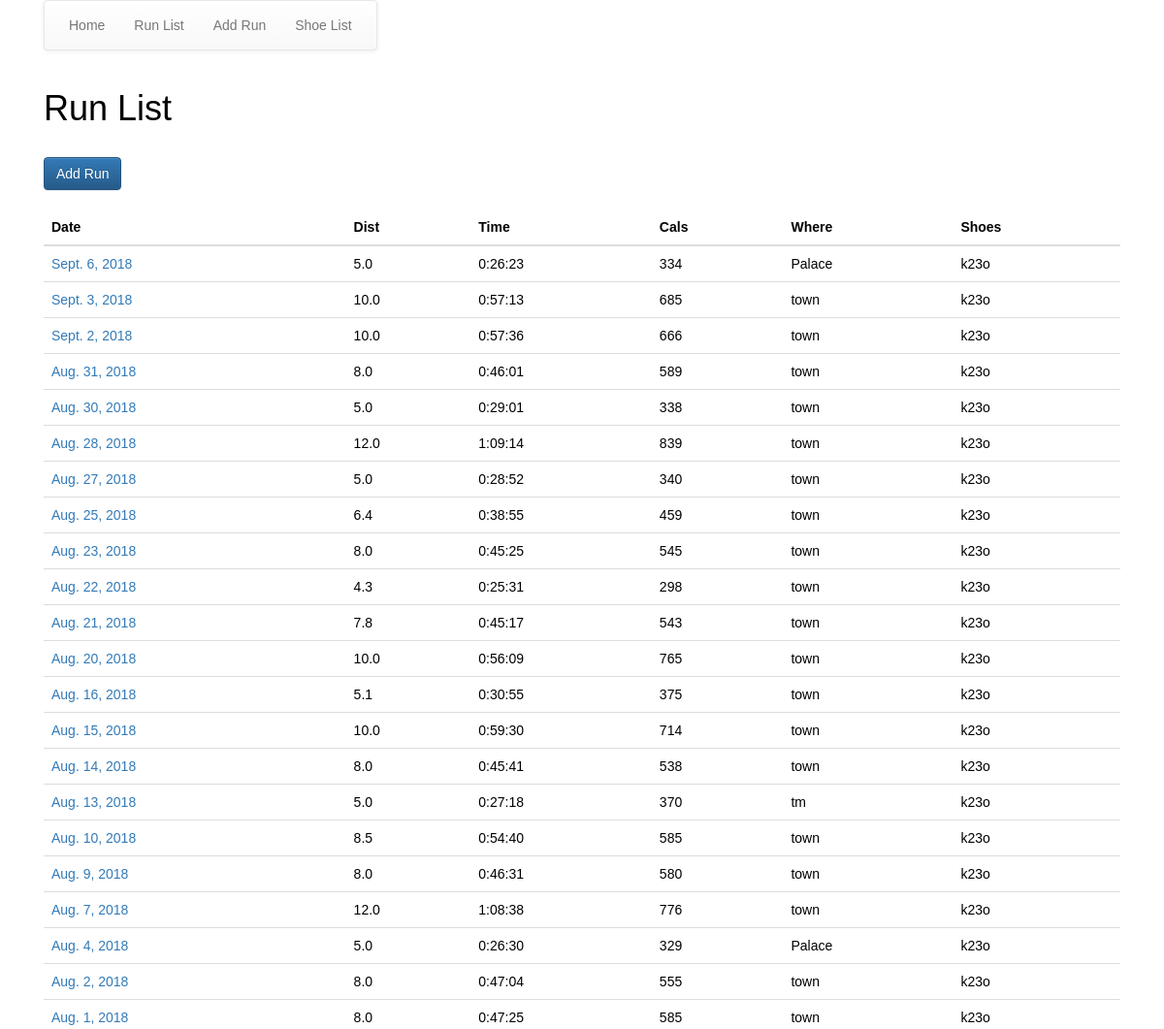
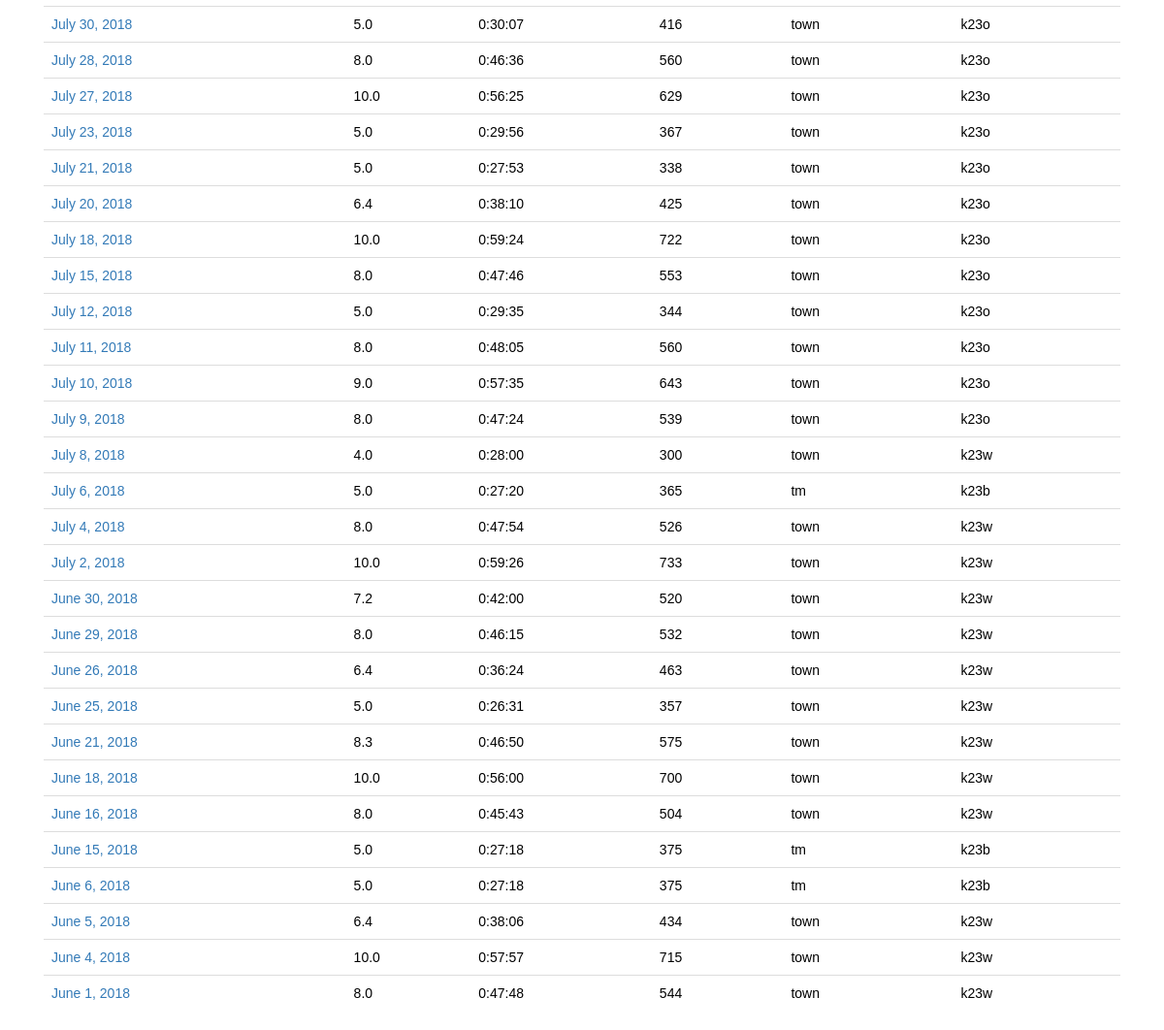
/run_app/run_list/, run on an earlier commit of the app's database (2 pictures, top to bottom).
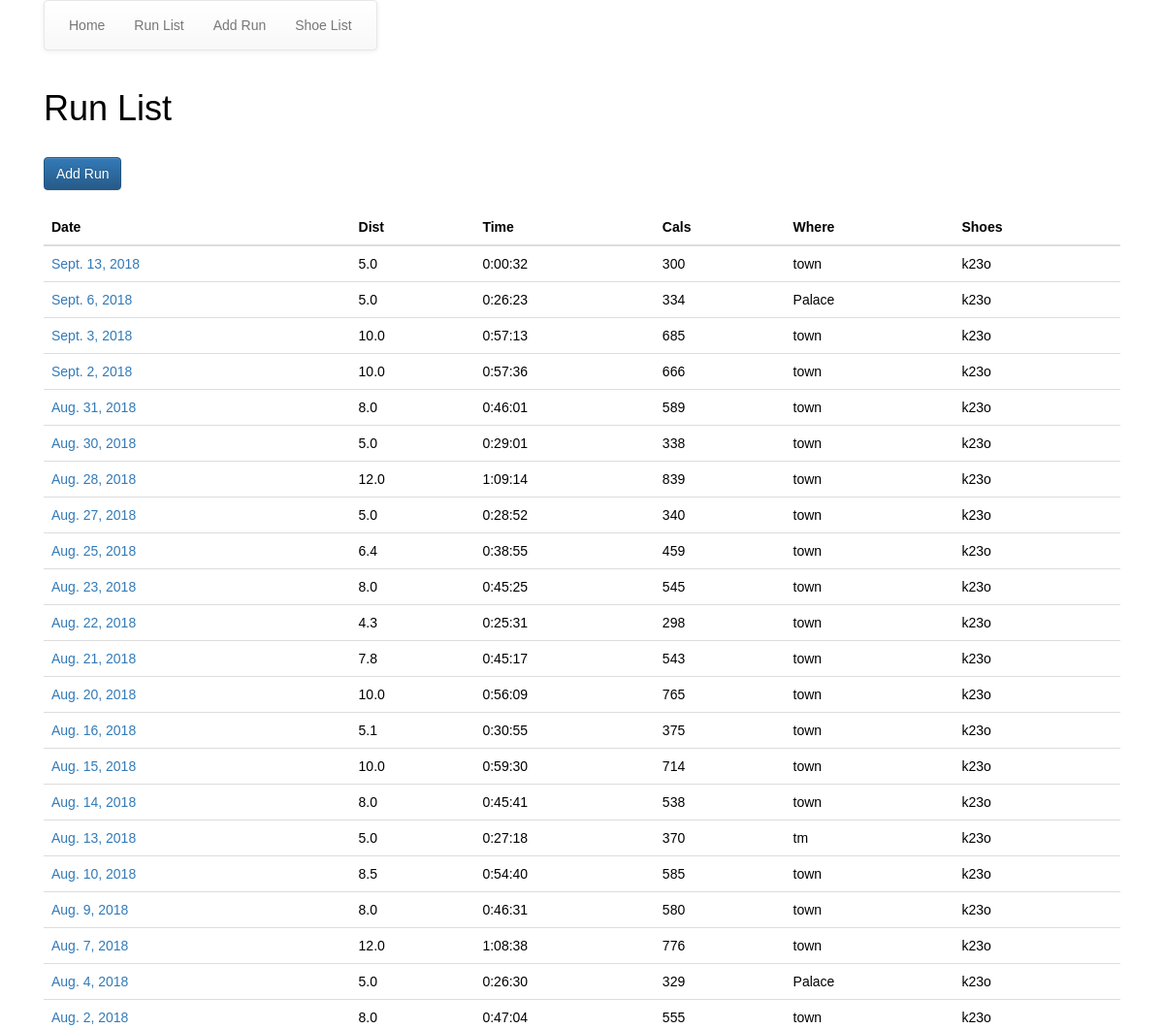
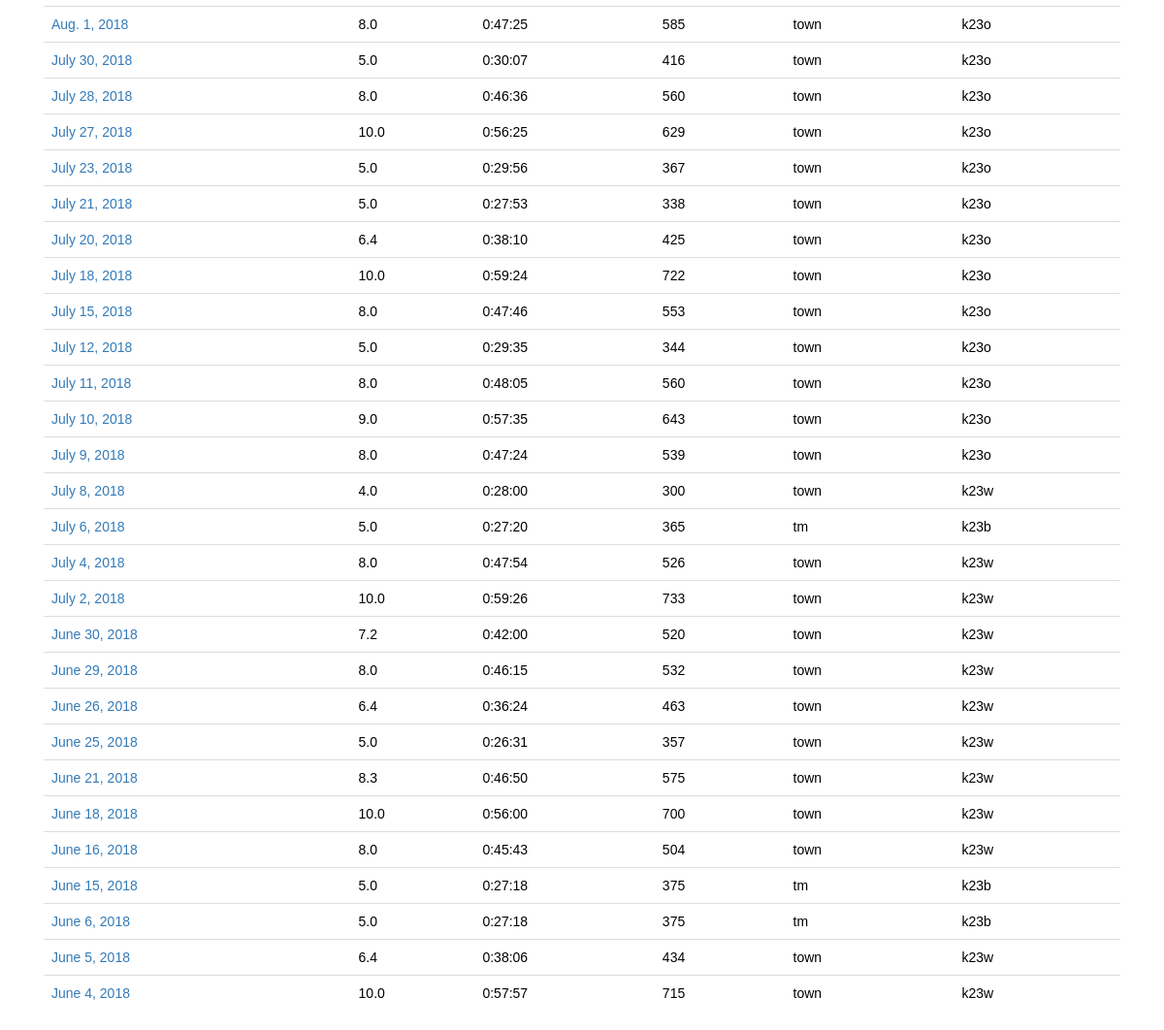
And on a later commit of the database (2 pictures, top to bottom).
### run_app/models.py (models this page shows, shortened)
class Run(models.Model):
    LOCATION_CHOICES = (
    ('1','town'),
    ('2','palace'),
    ('3','tamagawa'),
    ('4','tm')
    )
    date = models.DateField()
    dist = models.FloatField()
    time = models.DurationField()
    cals = models.PositiveIntegerField()
    shoes = models.ForeignKey(Shoes, on_delete=models.CASCADE,related_name='run')
    location = models.CharField(choices=LOCATION_CHOICES, max_length=30)

class Shoes(models.Model):
    name = models.CharField(max_length=30, unique=True)
    active = models.BooleanField()
    main_shoe = models.BooleanField(default=False)
    def __str__(self):
        return self.name

### run_app/views.py (the view)
class RunListView(ListView):
    model = Shoes
    queryset = Run.objects.all().order_by('-date')
    paginate_by = 50

### run_app/templates/run_app/run_list.html
{%extends "run_app/base.html"%}
{%load staticfiles%}
{%block body_block%}
<h1>Run List</h1>
<br>
<a href="{% url 'run_app:add_run' %}"> <button class="btn btn-primary">Add Run</button></a>
<br>
<br>
<table class="table">
  <thead>
    <th>Date</th>
    <th>Dist</th>
    <th>Time</th>
    <th>Cals</th>
    <th>Where</th>
    <th>Shoes</th>
  </thead>
  <tbody>
    {%for run in run_list%}
    <tr>
      <td><a href='/run_app/update_run/{{run.id}}/'>{{run.date}}</td>
      <td>{{run.dist}}</td>
      <td>{{run.time}}</td>
      <td>{{run.cals}}</td>
      <td>{{run.get_location_display}}</td>
      <td>{{run.shoes}}</td>
    </tr>
    {%endfor%}
  </tbody>
</table>
{%endblock%}

What changed in the data, as far as the page shows it:
no longer on this page (row unchanged): Run: date "June 1, 2018", dist "8.0", time "0:47:48", cals "544", location "town", shoes "k23w"
added Run: date "Sept. 13, 2018", dist "5.0", time "0:00:32", cals "300", location "town", shoes "k23o"
